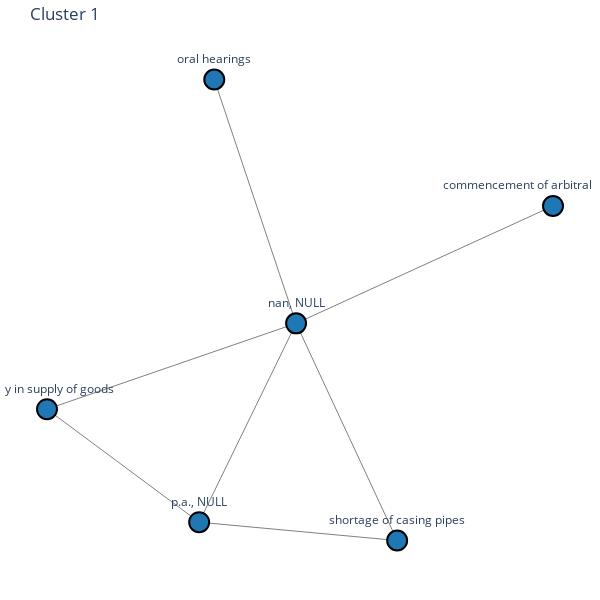

Here is the notebook cell this chart was saved with:
### Code cell
import networkx as nx
import plotly.graph_objs as go

# Assuming 'G' is your graph and 'labels' is the list of labels
# Renumber clusters from 1 to 7 if needed, otherwise ensure you have clusters numbered 1 to 7
unique_labels = list(set(labels))
label_mapping = {label: idx+1 for idx, label in enumerate(unique_labels)}

def draw_subgraph_plotly(subgraph, cluster_id, cluster_color):
    pos = nx.spring_layout(subgraph, seed=42)  # Fixed seed for reproducibility
    
    # Extract the node positions
    x_nodes = [pos[node][0] for node in subgraph.nodes()]
    y_nodes = [pos[node][1] for node in subgraph.nodes()]

    # Extract the edges
    edge_x = []
    edge_y = []
    for edge in subgraph.edges():
        x0, y0 = pos[edge[0]]
        x1, y1 = pos[edge[1]]
        edge_x.extend([x0, x1, None])
        edge_y.extend([y0, y1, None])

    # Edge trace
    edge_trace = go.Scatter(
        x=edge_x, y=edge_y,
        line=dict(width=1, color='gray'),
        hoverinfo='none',
        mode='lines')

    # Node trace
    node_trace = go.Scatter(
        x=x_nodes, y=y_nodes,
        mode='markers+text',
        text=[f'{node}' for node in subgraph.nodes()],
        textposition="top center",
        marker=dict(
            showscale=False,
            color=cluster_color,  # Assign the cluster color
            size=20,
            line=dict(width=2, color='black')
        ),
        hoverinfo='text'
    )

    # Create figure
    fig = go.Figure(data=[edge_trace, node_trace],
                    layout=go.Layout(
                        title=f'Cluster {cluster_id}',
                        showlegend=False,
                        hovermode='closest',
                        margin=dict(b=20, l=5, r=5, t=40),
                        xaxis=dict(showgrid=False, zeroline=False, showticklabels=False),
                        yaxis=dict(showgrid=False, zeroline=False, showticklabels=False),
                        height=600,
                        width=600,
                        paper_bgcolor='white',
                        plot_bgcolor='white'
                    ))

    fig.show()

# Iterate over each cluster and draw the subgraph
for original_cluster_id in set(labels):
    cluster_id = label_mapping[original_cluster_id]
    cluster_color = cluster_colors[cluster_id - 1]  # Assign a unique color to each cluster
    cluster_nodes = [node for node, label in zip(G.nodes, labels) if label == original_cluster_id]
    subgraph = G.subgraph(cluster_nodes)
    draw_subgraph_plotly(subgraph, cluster_id, cluster_color)

### Figure 1 — Plotly figure (JSON) as saved in the notebook; plotly's stock layout.template omitted (floating-point values rounded to 4 significant figures)
{"data": [{"hoverinfo": "none", "line": {"color": "gray", "width": 1}, "mode": "lines", "type": "scatter", "x": [0.03822, 0.8811, null, 0.03822, -0.2303, null, 0.03822, 0.3698, null, 0.03822, -0.779, null, 0.03822, 0.03822, null, 0.03822, -0.2798, null, -0.2798, 0.3698, null, -0.2798, -0.779, null, -0.2798, -0.2798, null], "y": [0.08762, 0.5268, null, 0.08762, 1, null, 0.08762, -0.7247, null, 0.08762, -0.2334, null, 0.08762, 0.08762, null, 0.08762, -0.6563, null, -0.6563, -0.7247, null, -0.6563, -0.2334, null, -0.6563, -0.6563, null]}, {"hoverinfo": "text", "marker": {"color": "rgb(31, 119, 180)", "line": {"color": "black", "width": 2}, "showscale": false, "size": 20}, "mode": "markers+text", "text": ["nan, NULL", "p.a., NULL", "shortage of casing pipes", "delay in supply of goods", "commencement of arbitral proceedings", "oral hearings"], "textposition": "top center", "type": "scatter", "x": [0.03822, -0.2798, 0.3698, -0.779, 0.8811, -0.2303], "y": [0.08762, -0.6563, -0.7247, -0.2334, 0.5268, 1]}], "layout": {"height": 600, "hovermode": "closest", "margin": {"b": 20, "l": 5, "r": 5, "t": 40}, "paper_bgcolor": "white", "plot_bgcolor": "white", "showlegend": false, "title": {"text": "Cluster 1"}, "width": 600, "xaxis": {"showgrid": false, "showticklabels": false, "zeroline": false}, "yaxis": {"showgrid": false, "showticklabels": false, "zeroline": false}}}
